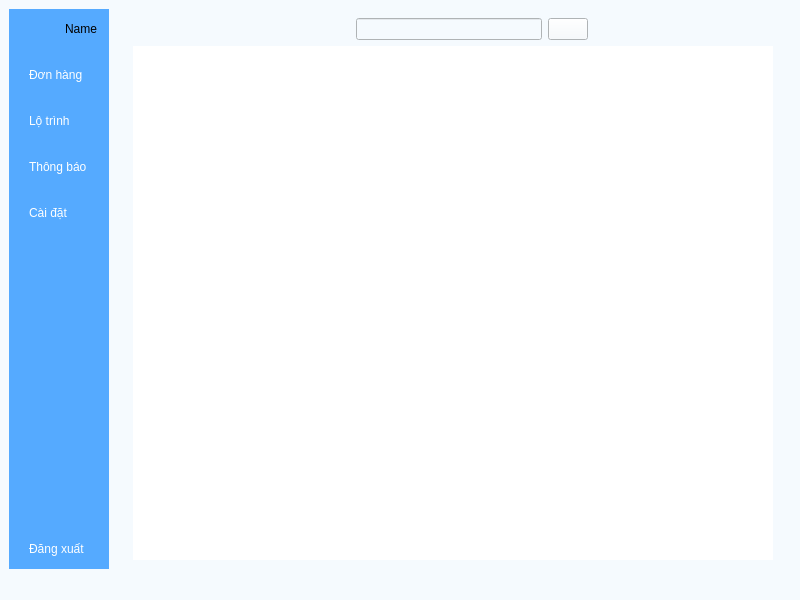
<?xml version="1.0" encoding="UTF-8"?>
<ui version="4.0">
 <class>MainWindow</class>
 <widget class="QMainWindow" name="MainWindow">
  <property name="geometry">
   <rect>
    <x>0</x>
    <y>0</y>
    <width>800</width>
    <height>600</height>
   </rect>
  </property>
  <property name="windowTitle">
   <string>MainWindow</string>
  </property>
  <property name="styleSheet">
   <string notr="true">
background-color: rgb(245, 250, 254);</string>
  </property>
  <widget class="QWidget" name="centralwidget">
   <layout class="QGridLayout" name="gridLayout_3">
    <item row="0" column="1">
     <widget class="QWidget" name="widget_3" native="true">
      <layout class="QGridLayout" name="gridLayout">
       <property name="topMargin">
        <number>0</number>
       </property>
       <property name="bottomMargin">
        <number>0</number>
       </property>
       <item row="0" column="0">
        <widget class="QWidget" name="header_widget" native="true">
         <layout class="QGridLayout" name="gridLayout_2">
          <item row="0" column="0">
           <layout class="QHBoxLayout" name="horizontalLayout">
            <item>
             <widget class="QPushButton" name="menubtn">
              <property name="styleSheet">
               <string notr="true">border:none;
border-image: url(:/newPrefix/menu.png);
</string>
              </property>
              <property name="text">
               <string/>
              </property>
              <property name="checkable">
               <bool>true</bool>
              </property>
              <property name="autoExclusive">
               <bool>true</bool>
              </property>
             </widget>
            </item>
            <item>
             <spacer name="horizontalSpacer_2">
              <property name="orientation">
               <enum>Qt::Horizontal</enum>
              </property>
              <property name="sizeHint" stdset="0">
               <size>
                <width>128</width>
                <height>20</height>
               </size>
              </property>
             </spacer>
            </item>
            <item>
             <widget class="QLineEdit" name="lineEdit"/>
            </item>
            <item>
             <widget class="QPushButton" name="findbtn">
              <property name="styleSheet">
               <string notr="true">border-image: url(:/newPrefix/search-interface-symbol.png);</string>
              </property>
              <property name="text">
               <string/>
              </property>
             </widget>
            </item>
            <item>
             <spacer name="horizontalSpacer">
              <property name="orientation">
               <enum>Qt::Horizontal</enum>
              </property>
              <property name="sizeHint" stdset="0">
               <size>
                <width>58</width>
                <height>20</height>
               </size>
              </property>
             </spacer>
            </item>
           </layout>
          </item>
          <item row="1" column="0">
           <widget class="QStackedWidget" name="stackedWidget_2">
            <property name="styleSheet">
             <string notr="true">
background-color: rgb(255, 255, 255);</string>
            </property>
            <property name="currentIndex">
             <number>0</number>
            </property>
            <widget class="QWidget" name="donhang"/>
            <widget class="QWidget" name="lotrinh">
             <widget class="QLabel" name="label_2">
              <property name="geometry">
               <rect>
                <x>230</x>
                <y>180</y>
                <width>121</width>
                <height>91</height>
               </rect>
              </property>
              <property name="font">
               <font>
                <pointsize>10</pointsize>
               </font>
              </property>
              <property name="text">
               <string>Trang lộ trình</string>
              </property>
             </widget>
            </widget>
            <widget class="QWidget" name="thongbao"/>
            <widget class="QWidget" name="caidat"/>
           </widget>
          </item>
         </layout>
        </widget>
       </item>
      </layout>
     </widget>
    </item>
    <item row="0" column="0">
     <widget class="QWidget" name="widget_2" native="true">
      <property name="styleSheet">
       <string notr="true">QWidget{background-color: rgb(85, 170, 255)}
QPushButton{
	color: white;
	text-align:left;
height: 40px;
border:none;
padding-left:10px;
border-radius:10px;
}
QPushButton:checked{
background-color: #f5fafe;
color: #f195ef;
	font: 75 8pt &quot;MS Shell Dlg 2&quot;;
}


</string>
      </property>
      <layout class="QVBoxLayout" name="verticalLayout_4">
       <property name="leftMargin">
        <number>10</number>
       </property>
       <property name="topMargin">
        <number>0</number>
       </property>
       <property name="rightMargin">
        <number>10</number>
       </property>
       <property name="bottomMargin">
        <number>0</number>
       </property>
       <item>
        <layout class="QHBoxLayout" name="horizontalLayout_3">
         <item>
          <widget class="QLabel" name="userlb">
           <property name="minimumSize">
            <size>
             <width>40</width>
             <height>40</height>
            </size>
           </property>
           <property name="maximumSize">
            <size>
             <width>40</width>
             <height>40</height>
            </size>
           </property>
           <property name="styleSheet">
            <string notr="true">border-image: url(:/newPrefix/user.png);</string>
           </property>
           <property name="text">
            <string/>
           </property>
           <property name="scaledContents">
            <bool>true</bool>
           </property>
          </widget>
         </item>
         <item>
          <widget class="QLabel" name="label_3">
           <property name="text">
            <string>Name</string>
           </property>
          </widget>
         </item>
        </layout>
       </item>
       <item>
        <layout class="QVBoxLayout" name="verticalLayout_2">
         <property name="rightMargin">
          <number>12</number>
         </property>
         <item>
          <widget class="QPushButton" name="donhangbtn">
           <property name="minimumSize">
            <size>
             <width>0</width>
             <height>10</height>
            </size>
           </property>
           <property name="text">
            <string>Đơn hàng</string>
           </property>
           <property name="checkable">
            <bool>true</bool>
           </property>
           <property name="autoExclusive">
            <bool>true</bool>
           </property>
          </widget>
         </item>
         <item>
          <widget class="QPushButton" name="lotrinhbtn">
           <property name="text">
            <string>Lộ trình</string>
           </property>
           <property name="checkable">
            <bool>true</bool>
           </property>
           <property name="autoExclusive">
            <bool>true</bool>
           </property>
          </widget>
         </item>
         <item>
          <widget class="QPushButton" name="thongbaobtn">
           <property name="text">
            <string>Thông báo</string>
           </property>
           <property name="checkable">
            <bool>true</bool>
           </property>
           <property name="autoExclusive">
            <bool>true</bool>
           </property>
          </widget>
         </item>
         <item>
          <widget class="QPushButton" name="caidatbtn">
           <property name="text">
            <string>Cài đặt</string>
           </property>
           <property name="checkable">
            <bool>true</bool>
           </property>
           <property name="autoExclusive">
            <bool>true</bool>
           </property>
          </widget>
         </item>
        </layout>
       </item>
       <item>
        <spacer name="verticalSpacer_2">
         <property name="orientation">
          <enum>Qt::Vertical</enum>
         </property>
         <property name="sizeHint" stdset="0">
          <size>
           <width>20</width>
           <height>250</height>
          </size>
         </property>
        </spacer>
       </item>
       <item>
        <widget class="QPushButton" name="dangxuatbtn1">
         <property name="text">
          <string>Đăng xuất</string>
         </property>
         <property name="checkable">
          <bool>true</bool>
         </property>
         <property name="autoExclusive">
          <bool>true</bool>
         </property>
        </widget>
       </item>
      </layout>
     </widget>
    </item>
   </layout>
  </widget>
  <widget class="QStatusBar" name="statusbar"/>
 </widget>
 <resources>
  <include location="resources.qrc"/>
 </resources>
 <connections>
  <connection>
   <sender>menubtn</sender>
   <signal>toggled(bool)</signal>
   <receiver>widget_2</receiver>
   <slot>setVisible(bool)</slot>
   <hints>
    <hint type="sourcelabel">
     <x>169</x>
     <y>37</y>
    </hint>
    <hint type="destinationlabel">
     <x>112</x>
     <y>249</y>
    </hint>
   </hints>
  </connection>
  <connection>
   <sender>dangxuatbtn1</sender>
   <signal>toggled(bool)</signal>
   <receiver>MainWindow</receiver>
   <slot>close()</slot>
   <hints>
    <hint type="sourcelabel">
     <x>102</x>
     <y>565</y>
    </hint>
    <hint type="destinationlabel">
     <x>127</x>
     <y>620</y>
    </hint>
   </hints>
  </connection>
  <connection>
   <sender>dangxuatbtn1</sender>
   <signal>clicked()</signal>
   <receiver>MainWindow</receiver>
   <slot>close()</slot>
   <hints>
    <hint type="sourcelabel">
     <x>81</x>
     <y>548</y>
    </hint>
    <hint type="destinationlabel">
     <x>79</x>
     <y>696</y>
    </hint>
   </hints>
  </connection>
 </connections>
</ui>
